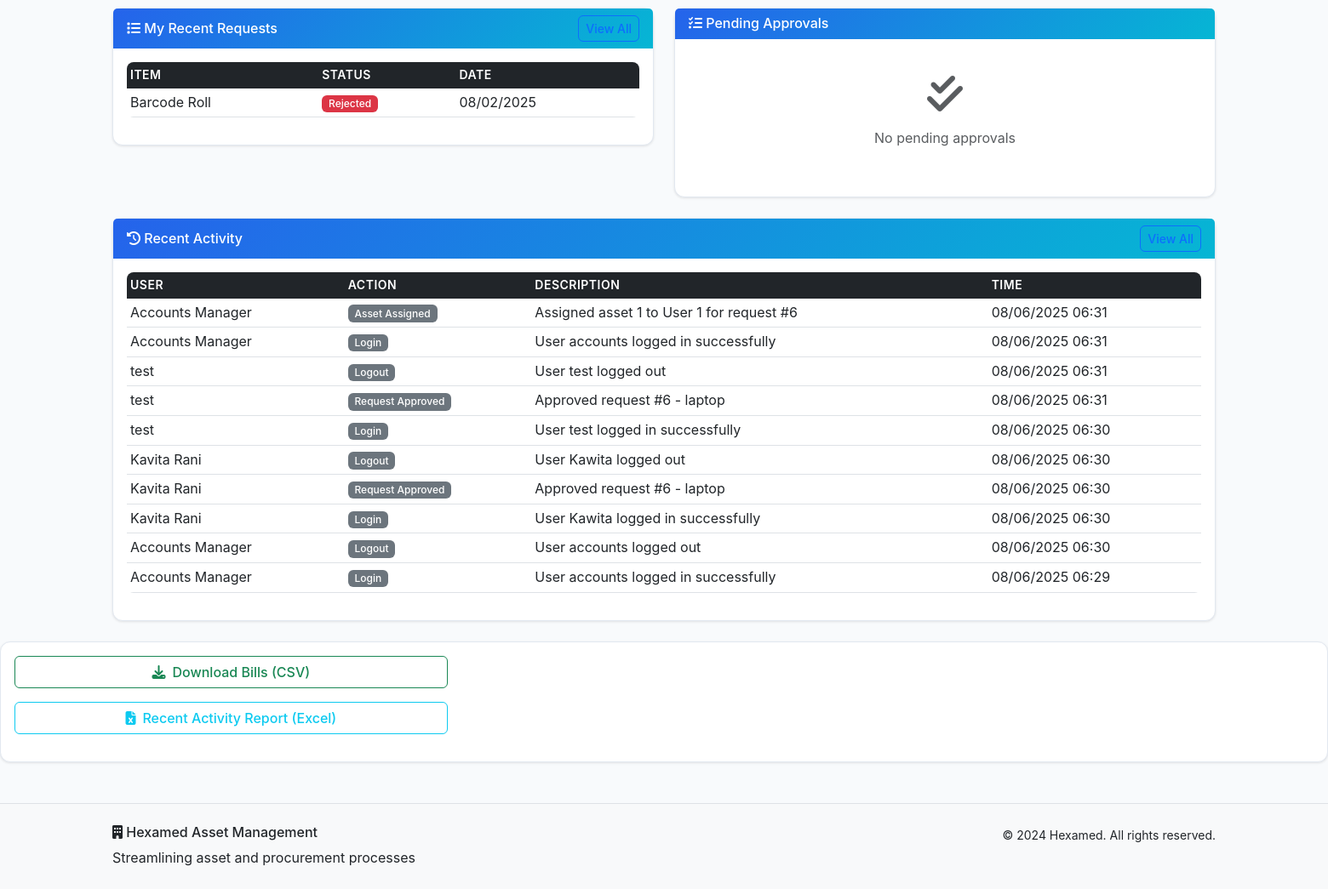
/dashboard (signed in, lower part), run on an earlier commit of the app's database.
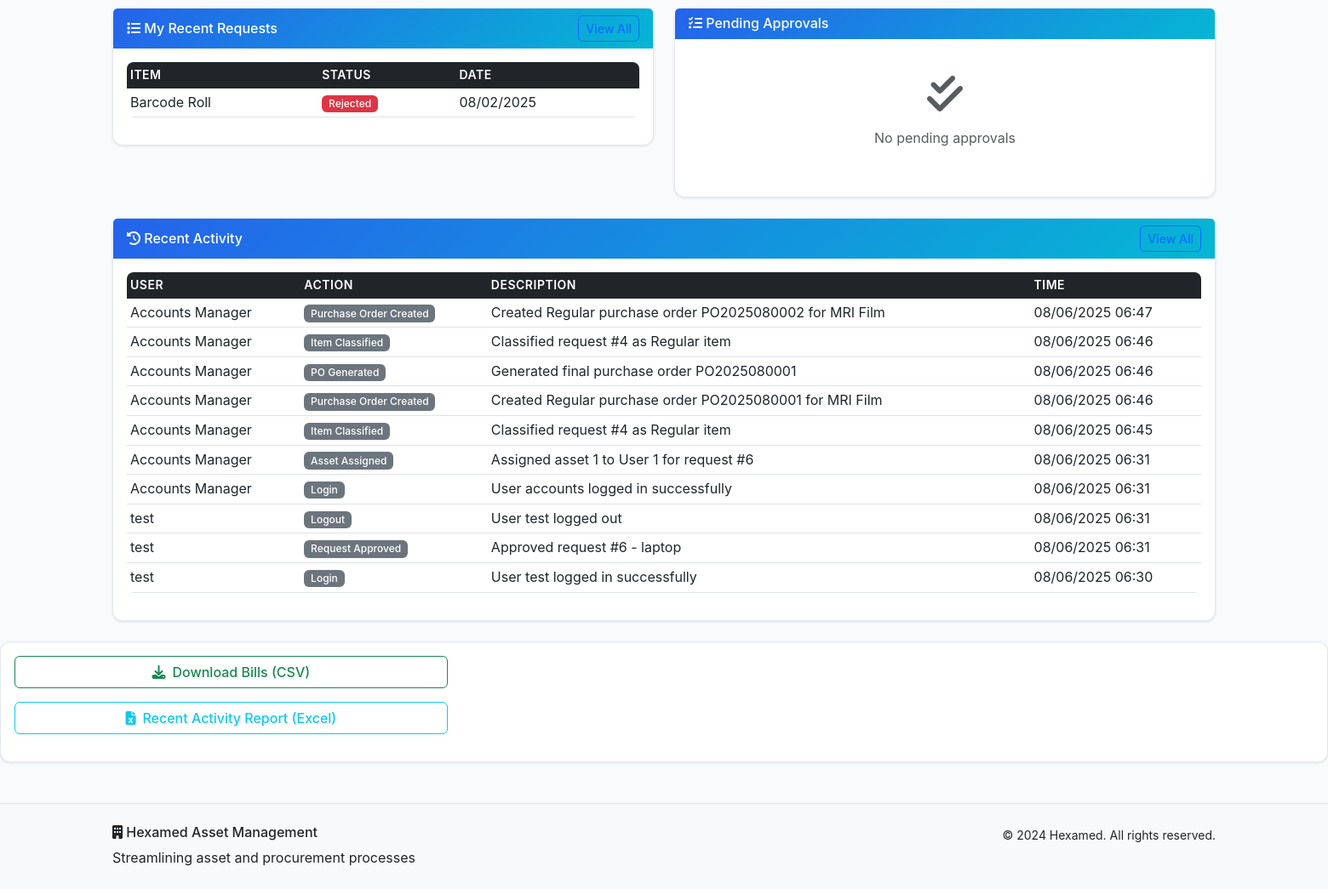
And on a later commit of the database.
### models.py (models this page shows, shortened)
class AssetRequest(db.Model):
    id = db.Column(db.Integer, primary_key=True)
    item_name = db.Column(db.String(200), nullable=False)
    quantity = db.Column(db.Integer, nullable=False)
    purpose = db.Column(db.Text, nullable=False)
    request_type = db.Column(db.String(50), nullable=False)
    estimated_cost = db.Column(db.Float)
    urgency = db.Column(db.String(20), default='Normal')
    is_bulk_request = db.Column(db.Boolean, default=False)
    bulk_items = db.Column(db.Text)  # JSON array of items for bulk requests
    item_classification = db.Column(db.String(20))  # 'Regular' or 'Specific' - set by SCM
    status = db.Column(db.String(20), default='Pending')
    current_approval_level = db.Column(db.Integer, default=1)
    floor = db.Column(db.String(50))
    fulfilled_from_asset_id = db.Column(db.Integer, db.ForeignKey('asset.id'))
    fulfilled_quantity = db.Column(db.Integer, default=0)
    fulfilled_by = db.Column(db.Integer, db.ForeignKey('user.id'))
    fulfilled_at = db.Column(db.DateTime)
    fulfillment_notes = db.Column(db.Text)
    created_at = db.Column(db.DateTime, default=datetime.utcnow)
    updated_at = db.Column(db.DateTime, default=datetime.utcnow, onupdate=datetime.utcnow)
    user_id = db.Column(db.Integer, db.ForeignKey('user.id'), nullable=False)
    uploaded_files = db.relationship('UploadedFile', backref='request', lazy=True, cascade='all, delete-orphan')
    approvals = db.relationship('Approval', backref='request', lazy=True, cascade='all, delete-orphan')
    fulfilled_from_asset = db.relationship('Asset', foreign_keys=[fulfilled_from_asset_id])
    fulfilled_by_user = db.relationship('User', foreign_keys=[fulfilled_by])

class ActivityLog(db.Model):
    id = db.Column(db.Integer, primary_key=True)
    action = db.Column(db.String(100), nullable=False)
    description = db.Column(db.Text, nullable=False)
    timestamp = db.Column(db.DateTime, default=datetime.utcnow)
    ip_address = db.Column(db.String(45))
    user_id = db.Column(db.Integer, db.ForeignKey('user.id'), nullable=False)
    request_id = db.Column(db.Integer, db.ForeignKey('asset_request.id'), nullable=True)
    user = db.relationship('User', backref='activities')
    request = db.relationship('AssetRequest', backref='activities')

class User(db.Model):
    id = db.Column(db.Integer, primary_key=True)
    username = db.Column(db.String(80), unique=True, nullable=False)
    email = db.Column(db.String(120), unique=True, nullable=False)
    password_hash = db.Column(db.String(256), nullable=False)
    role = db.Column(db.String(50), nullable=False, default='User')
    full_name = db.Column(db.String(100), nullable=False)
    floor = db.Column(db.String(50))
    department = db.Column(db.String(100))
    created_at = db.Column(db.DateTime, default=datetime.utcnow)
    is_active = db.Column(db.Boolean, default=True)
    requests = db.relationship('AssetRequest', foreign_keys='AssetRequest.user_id', backref='requester', lazy=True)

### routes.py (the view)
    def decorated_function(*args, **kwargs):
        if 'user_id' not in session:
            flash('Please log in to access this page.', 'warning')
            return redirect(url_for('login'))
        return f(*args, **kwargs)

### routes.py (called while the page is built)
def require_login(f):
    def decorated_function(*args, **kwargs):
        if 'user_id' not in session:
            flash('Please log in to access this page.', 'warning')
            return redirect(url_for('login'))
        return f(*args, **kwargs)
    decorated_function.__name__ = f.__name__
    return decorated_function

### templates/dashboard.html (shortened to what the changed rows need)
{% extends "base.html" %}
{% block content %}
<div class="container my-4">
    <div class="row">
        <div class="col-lg-6 mb-4">
            <div class="card">
                <div class="card-body">
                    {% if user_requests %}
                        <div class="table-responsive">
                            <table class="table table-sm">
                                <thead>
                                    <tr>
                                        <th>Item</th>
                                        <th>Status</th>
                                        <th>Date</th>
                                    </tr>
                                </thead>
                                <tbody>
                                    {% for req in user_requests %}
                                    <tr>
                                        <td>{{ req.item_name }}</td>
                                        <td>
                                            {% if req.status == 'Pending' %}
                                                <span class="badge bg-warning">{{ req.status }}</span>
                                            {% elif req.status == 'Approved' %}
                                                <span class="badge bg-success">{{ req.status }}</span>
                                            {% elif req.status == 'Rejected' %}
                                                <span class="badge bg-danger">{{ req.status }}</span>
                                            {% else %}
                                                <span class="badge bg-secondary">{{ req.status }}</span>
                                            {% endif %}
                                        </td>
                                        <td>{{ req.created_at.strftime('%m/%d/%Y') if req.created_at else 'N/A' }}</td>
                                    </tr>
                                    {% endfor %}
                                </tbody>
                            </table>
                        </div>
                    {% else %}
                        <div class="text-center py-4">
                            <i class="fas fa-inbox fa-3x text-muted mb-3"></i>
                            <p class="text-muted">No requests yet</p>
                            <a href="{{ url_for('create_request') }}" class="btn btn-primary">Create Your First Request</a>
                        </div>
                    {% endif %}
                </div>
            </div>
        </div>
    </div>
    <div class="row">
        <div class="col-12">
            <div class="card">
                <div class="card-body">
                    {% if recent_activities %}
                        <div class="table-responsive">
                            <table class="table table-sm">
                                <thead>
                                    <tr>
                                        <th>User</th>
                                        <th>Action</th>
                                        <th>Description</th>
                                        <th>Time</th>
                                    </tr>
                                </thead>
                                <tbody>
                                    {% for activity in recent_activities %}
                                    <tr>
                                        <td>{{ activity.user.full_name }}</td>
                                        <td>
                                            <span class="badge bg-secondary">{{ activity.action }}</span>
                                        </td>
                                        <td>{{ activity.description }}</td>
                                        <td>{{ activity.timestamp.strftime('%m/%d/%Y %H:%M') if activity.timestamp else 'N/A' }}</td>
                                    </tr>
                                    {% endfor %}
                                </tbody>
                            </table>
                        </div>
                    {% else %}
                        <div class="text-center py-4">
                            <i class="fas fa-history fa-3x text-muted mb-3"></i>
                            <p class="text-muted">No recent activity</p>
                        </div>
                    {% endif %}
                </div>
            </div>
        </div>
    </div>
</div>
{% endblock %}

What changed in the data, as far as the page shows it:
no longer on this page (row unchanged): ActivityLog: user.full_name "Kavita Rani", action "Logout", description "User Kawita logged out", timestamp "08/06/2025 06:30"
no longer on this page (row unchanged): ActivityLog: user.full_name "Kavita Rani", action "Request Approved", description "Approved request #6 - laptop", timestamp "08/06/2025 06:30"
no longer on this page (row unchanged): ActivityLog: user.full_name "Kavita Rani", action "Login", description "User Kawita logged in successfully", timestamp "08/06/2025 06:30"
no longer on this page (row unchanged): ActivityLog: user.full_name "Accounts Manager", action "Logout", description "User accounts logged out", timestamp "08/06/2025 06:30"
no longer on this page (row unchanged): ActivityLog: user.full_name "Accounts Manager", action "Login", description "User accounts logged in successfully", timestamp "08/06/2025 06:29"
added ActivityLog: user.full_name "Accounts Manager", action "Purchase Order Created", description "Created Regular purchase order PO2025080002 for MRI Film", timestamp "08/06/2025 06:47"
added ActivityLog: user.full_name "Accounts Manager", action "Item Classified", description "Classified request #4 as Regular item", timestamp "08/06/2025 06:46"
added ActivityLog: user.full_name "Accounts Manager", action "PO Generated", description "Generated final purchase order PO2025080001", timestamp "08/06/2025 06:46"
added ActivityLog: user.full_name "Accounts Manager", action "Purchase Order Created", description "Created Regular purchase order PO2025080001 for MRI Film", timestamp "08/06/2025 06:46"
added ActivityLog: user.full_name "Accounts Manager", action "Item Classified", description "Classified request #4 as Regular item", timestamp "08/06/2025 06:45"
